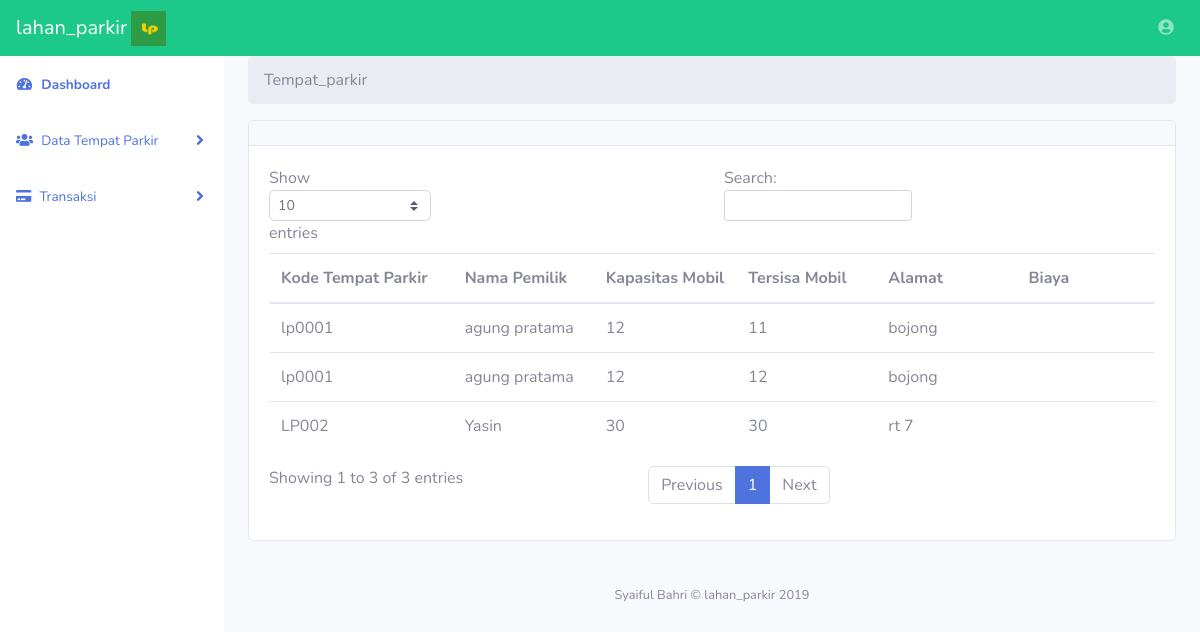
Page /index.php/tempat_parkir on the committed database.
### tables this page shows
CREATE TABLE `tempat_parkir` (
  `tempat_parkir_id` varchar(11) NOT NULL,
  `kode_tempat_parkir` varchar(25) NOT NULL,
  `kapasitas_mobil` varchar(50) NOT NULL,
  `owner_id` varchar(25) NOT NULL,
  `alamat` varchar(50) NOT NULL,
  `counter` varchar(100) DEFAULT NULL
);

CREATE TABLE `owner` (
  `owner_id` varchar(11) NOT NULL,
  `nama_pemilik` varchar(50) NOT NULL,
  `alamat` varchar(50) NOT NULL,
  `no_rekening` varchar(25) NOT NULL,
  `nomor_handphone` varchar(25) NOT NULL
);

### application/controllers/Tempat_parkir.php (called while the page is built, shortened)
<?php
class Tempat_parkir extends CI_Controller
{
    public function __construct()
    {
        $this->load->model("Tempat_parkir_model");
        $this->load->library('form_validation');
    }
    public function index()
    {
    $data["tempat_parkir"] = $this->Tempat_parkir_model->getAll();
    $this->load->view("tempat_parkir/list_lahanparkir" ,$data);
    }
}

### index.php (called while the page is built, shortened)
<?php
require_once BASEPATH.'core/CodeIgniter.php';

### application/models/Tempat_parkir_model.php (called while the page is built, shortened)
<?php defined('BASEPATH') OR exit('No direct script access allowed');
class Tempat_parkir_model extends CI_Model
{
    public function getAll()
    {
    	 $hasil=$this->db->query("select a.*, b.nama_pemilik from tempat_parkir a inner join owner b on a.owner_id=b.owner_id");
          return $hasil->result() ;
    }
}

### application/views/tempat_parkir/list_lahanparkir.php (the view, shortened to what this page needs)
<!DOCTYPE html>
<html lang="en">
<head>
	<?php $this->load->view("admin/_partials/head.php") ?>
</head>
<body id="page-top">
	<?php $this->load->view("admin/_partials/navbar.php") ?>
	<div id="wrapper">
		<?php $this->load->view("admin/_partials/sidebar.php") ?>
		<div id="content-wrapper">
			<div class="container-fluid">
				<?php $this->load->view("admin/_partials/breadcrumb.php") ?>
				<div class="card mb-3">
					<div class="card-header">
					</div>
					<div class="card-body">
						<div class="table-responsive">
							<table class="table table-hover" id="dataTable" width="100%" cellspacing="0">
								<thead>
									<tr>
										<th>Kode Tempat Parkir</th>
										<th>Nama Pemilik</th>
										<th>Kapasitas Mobil</th>
										<th>Tersisa Mobil</th>
										<th>Alamat</th>
										<th>Biaya</th>
									</tr>
								</thead>
								<tbody>
									<?php foreach ($tempat_parkir as $tempat_parkir): ?>
									<tr>
										<td width="200">
											<?php echo $tempat_parkir->kode_tempat_parkir ?>
										</td>
										<td width="150">
											<?php echo $tempat_parkir->nama_pemilik ?>
										</td>
										<td width="150">
											<?php echo $tempat_parkir->kapasitas_mobil?>
										</td>
										<td width="150">
											<?php echo $tempat_parkir->counter?>
										</td>
										<td width="150">
											<?php echo $tempat_parkir->alamat ?>
										</td>
										<td width="150">
										</td>
									</tr>
									<?php endforeach; ?>
								</tbody>
							</table>
						</div>
					</div>
				</div>
			</div>
			<?php $this->load->view("admin/_partials/footer.php") ?>
		</div>
	</div>
</body>
</html>

### application/views/admin/_partials/head.php (shortened to what this page needs)
<link href="<?php echo base_url('assets/fontawesome-free/css/all.min.css')?>" rel="stylesheet" type="text/css">
<link href="<?php echo base_url('assets/css/sb-admin-2.min.css') ?>" rel="stylesheet">

### application/views/admin/_partials/navbar.php (shortened to what this page needs)
<nav class="navbar navbar-expand navbar-dark bg-success">
    <a class="navbar-brand mr-1" href="<?php echo site_url('admin/Dashboard') ?>"><?php echo SITE_NAME ?></a>
    <img src="<?php echo base_url(); ?>img/lahanparkir.png" width="35" height="35">
    <ul class="navbar-nav ml-auto ml-md-0">
        <li class="nav-item dropdown no-arrow mx-1">
            <a class="nav-link dropdown-toggle" href="#" id="messagesDropdown" role="button" data-toggle="dropdown" aria-haspopup="true"
                aria-expanded="false">
            </a>
        </li>
        <li class="nav-item dropdown no-arrow">
            <a class="nav-link dropdown-toggle" href="#" id="userDropdown" role="button" data-toggle="dropdown" aria-haspopup="true"
                aria-expanded="false">
                <i class="fas fa-user-circle fa-fw"></i> <?php echo $this->session->userdata("nama"); ?>
            </a>
        </li>
    </ul>
</nav>

### application/views/admin/_partials/sidebar.php (shortened to what this page needs)
<ul class="sidebar navbar-nav">
    <li class="nav-item <?php echo $this->uri->segment(2) == '' ? 'active': '' ?>">
        <a class="nav-link" href="<?php echo site_url('admin/Dashboard') ?>">
            <i class="fas fa-fw fa-tachometer-alt"></i>
            <span>Dashboard</span>
        </a>
    </li>
       <li class="nav-item dropdown <?php echo $this->uri->segment(2) == 'owner' ? 'active': '' ?>">
        <a class="nav-link dropdown-toggle" href="#" id="pagesDropdown" role="button" data-toggle="dropdown" aria-haspopup="true"
            aria-expanded="false">
            <i class="fas fa-users"></i>
            <span>Data Tempat Parkir</span>
        </a>
    </li>
    <li class="nav-item dropdown <?php echo $this->uri->segment(2) == 'owner' ? 'active': '' ?>">
        <a class="nav-link dropdown-toggle" href="#" id="pagesDropdown" role="button" data-toggle="dropdown" aria-haspopup="true"
            aria-expanded="false">
            <i class="fas fa-credit-card"></i>
            <span>Transaksi</span>
        </a>
</ul>

### application/views/admin/_partials/breadcrumb.php
<ol class="breadcrumb">
<?php foreach ($this->uri->segments as $segment): ?>
	<?php
		$url = substr($this->uri->uri_string, 0, strpos($this->uri->uri_string, $segment)) . $segment;
		$is_active =  $url == $this->uri->uri_string;
	?>
	<li class="breadcrumb-item <?php echo $is_active ?'active': '' ?>">
		<?php if($is_active): ?>
			<?php echo ucfirst($segment) ?>
		<?php else: ?>
			<a href="<?php echo site_url($url) ?>"><?php echo ucfirst($segment) ?></a>
		<?php endif; ?>
	</li>
<?php endforeach; ?>
</ol>

### application/views/admin/_partials/footer.php
<footer class="sticky-footer">
  <div class="container my-auto">
    <div class="copyright text-center my-auto">
      <span>Syaiful Bahri © <?php echo SITE_NAME ." ". Date('Y') ?></span>
    </div>
  </div>
</footer>

### rows in the picture
tempat_parkir: kode_tempat_parkir "LP002", owner.nama_pemilik "Yasin", kapasitas_mobil "30", counter "30", alamat "rt 7"
tempat_parkir: kode_tempat_parkir "lp0001", owner.nama_pemilik "agung pratama", kapasitas_mobil "12", counter "11", alamat "bojong"
tempat_parkir: kode_tempat_parkir "lp0001", owner.nama_pemilik "agung pratama", kapasitas_mobil "12", counter "12", alamat "bojong"

### other values in the picture
SITE_NAME "lahan_parkir"
$segment "Tempat_parkir"
Date('Y') "2019"
